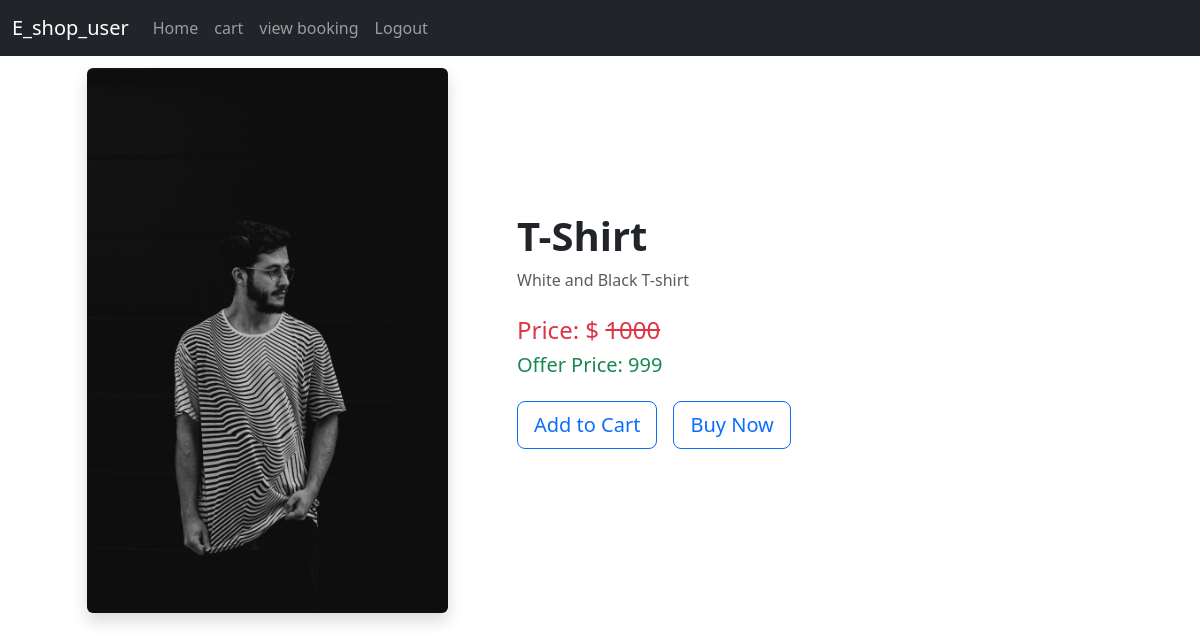
Page /view_product/1 (signed in) on the earlier database version.
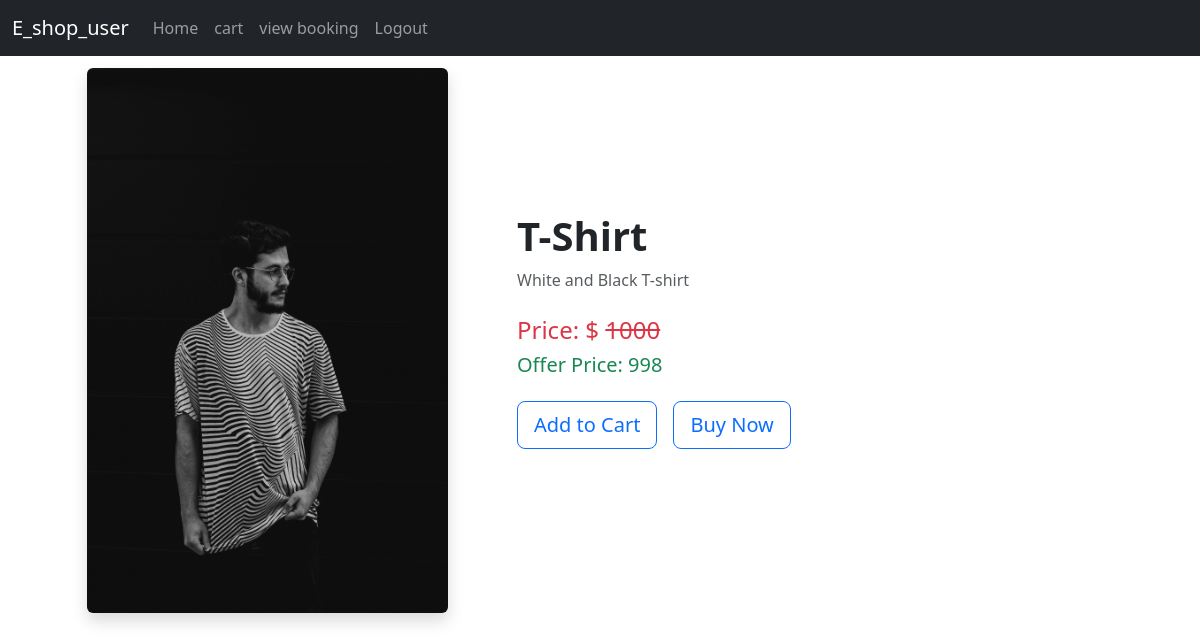
Same page on the later database version.
### app/models.py (models this page shows)
class Product(models.Model):
    pid=models.TextField()
    name=models.TextField()
    dis=models.TextField()
    price=models.IntegerField()
    offer_price=models.IntegerField()
    stock=models.IntegerField()
    img=models.FileField()

### app/views.py (the view)
# urls.py: path('view_product/<pid>',views.view_product),
def view_product(req,pid):
    if 'user' in req.session:
        data=Product.objects.get(pk=pid)
        return render(req,'user/view_product.html',{'product':data})
    else:
        return render(req,'user/home.html')

### template/user/view_product.html (shortened to what this page needs)
<!DOCTYPE html>
<html lang="en">
<head>
    {% load static %}
    <link href="https://cdn.jsdelivr.net/npm/bootstrap@5.3.3/dist/css/bootstrap.min.css" rel="stylesheet">
</head>
<body>
    <nav class="navbar navbar-expand-sm bg-dark navbar-dark fixed-top">
        <div class="container-fluid">
          <a class="navbar-brand" href="">E_shop_user</a>
          <div class="collapse navbar-collapse" id="collapsibleNavbar">
            <ul class="navbar-nav">
              <li class="nav-item">
                <a class="nav-link" href="">Home</a>
              </li>
              <li class="nav-item">
                <a class="nav-link" href="add_to_cart">cart</a>
              </li>
              <li class="nav-item">
                <a class="nav-link" href="#">view booking</a>
              </li>
              <li class="nav-item">
                <a class="nav-link" href="logout">Logout</a>
              </li>
            </ul>
          </div>
        </div>
      </nav>
    <div class="container py-5">
        <div class="row g-4 align-items-center">
            <div class="col-lg-5 text-center">
                <img src="{{product.img.url}}" alt="" class="img-fluid rounded shadow" style="max-width: 80%; height: auto;margin-top: 20px;">
            </div>
            <div class="col-lg-7">
                <h1 class="display-6 fw-bold">{{product.name}}</h1>
                <p class="text-muted">{{product.dis}}</p>
                <div class="my-4">
                    <h4 class="text-danger">Price: $ <strike> {{product.price}} </strike></h4>
                    <h5 class="text-success">Offer Price: {{product.offer_price}}</h5>
                </div>
                <div class="d-flex gap-3">
                    <a href="../add_to_cart/{{product.pk}}" class="btn btn-outline-primary btn-lg">Add to Cart</a>
                    <a href="" class="btn btn-outline-primary btn-lg">Buy Now</a>
                </div>
            </div>
        </div>
    </div>
</body>
</html>

Differences in the rows shown:
changed Product "T-Shirt": offer_price "999" → "998"
